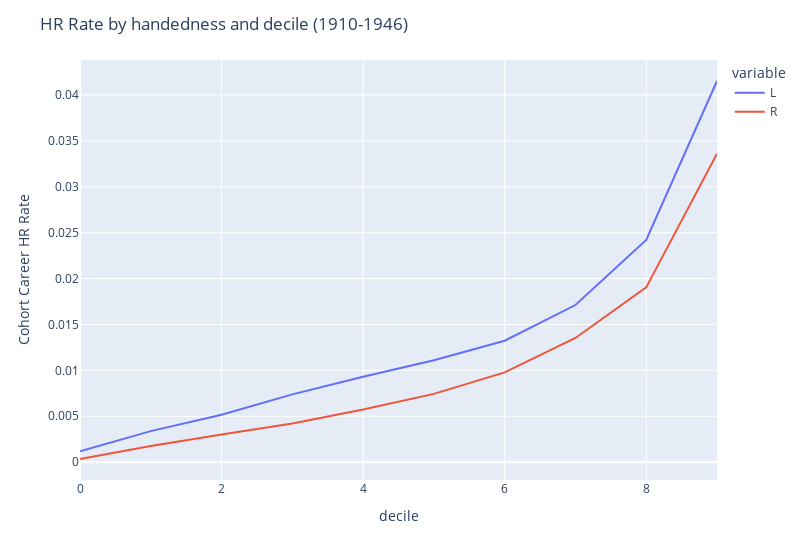
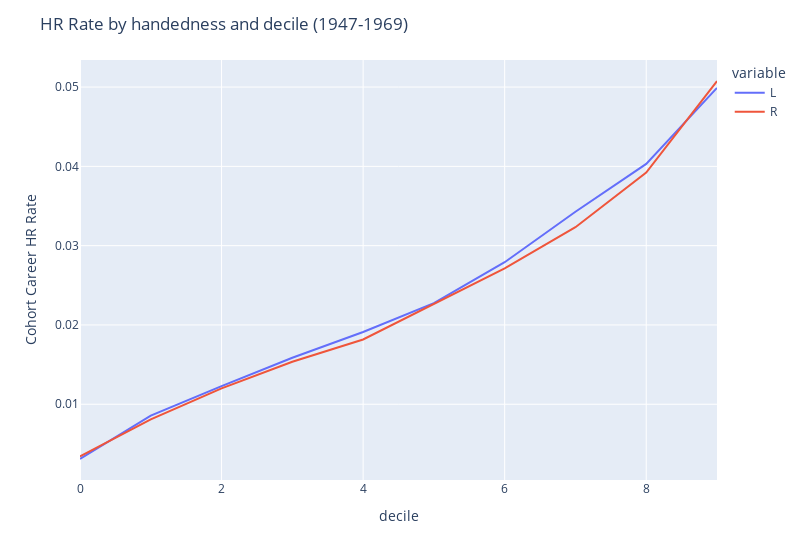
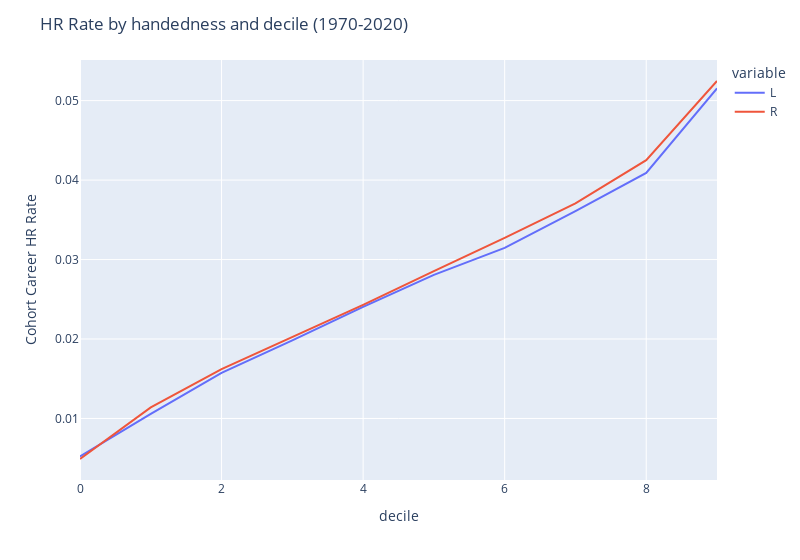

Notebook code cell kept with these figures, in order:
### Code cell
for yrs in (range(1910, 1947), range(1947, 1970), range(1970, 2021)):
    comparison = compare_deciles(yrs)
    fig = px.line(comparison, labels={'value': f'Cohort Career HR Rate', 'index': 'decile'})
    fig.update_layout(width=800, title=f"HR Rate by handedness and decile ({yrs.start}-{yrs.stop-1})")
    fig.write_image(f'output/hr_rates_by_cohort_{yrs.start}-{yrs.stop-1}.png')
    fig.show()

### Figure 1 — Plotly figure (JSON) as saved in the notebook; plotly's stock layout.template omitted (floating-point values rounded to 4 significant figures)
{"data": [{"hovertemplate": "variable=L<br>decile=%{x}<br>Cohort Career HR Rate=%{y}<extra></extra>", "legendgroup": "L", "line": {"color": "#636efa", "dash": "solid"}, "mode": "lines", "name": "L", "orientation": "v", "showlegend": true, "type": "scatter", "x": [0, 1, 2, 3, 4, 5, 6, 7, 8, 9], "xaxis": "x", "y": [0.001186, 0.003381, 0.005173, 0.007385, 0.009303, 0.0111, 0.01323, 0.01712, 0.02422, 0.04153], "yaxis": "y"}, {"hovertemplate": "variable=R<br>decile=%{x}<br>Cohort Career HR Rate=%{y}<extra></extra>", "legendgroup": "R", "line": {"color": "#EF553B", "dash": "solid"}, "mode": "lines", "name": "R", "orientation": "v", "showlegend": true, "type": "scatter", "x": [0, 1, 2, 3, 4, 5, 6, 7, 8, 9], "xaxis": "x", "y": [0.0003447, 0.001755, 0.003006, 0.004214, 0.005735, 0.007442, 0.009776, 0.01353, 0.01905, 0.03361], "yaxis": "y"}], "layout": {"legend": {"title": {"text": "variable"}, "tracegroupgap": 0}, "margin": {"t": 60}, "title": {"text": "HR Rate by handedness and decile (1910-1946)"}, "width": 800, "xaxis": {"anchor": "y", "domain": [0, 1], "title": {"text": "decile"}}, "yaxis": {"anchor": "x", "domain": [0, 1], "title": {"text": "Cohort Career HR Rate"}}}}

### Figure 2 — Plotly figure (JSON) as saved in the notebook; plotly's stock layout.template omitted (floating-point values rounded to 4 significant figures)
{"data": [{"hovertemplate": "variable=L<br>decile=%{x}<br>Cohort Career HR Rate=%{y}<extra></extra>", "legendgroup": "L", "line": {"color": "#636efa", "dash": "solid"}, "mode": "lines", "name": "L", "orientation": "v", "showlegend": true, "type": "scatter", "x": [0, 1, 2, 3, 4, 5, 6, 7, 8, 9], "xaxis": "x", "y": [0.003097, 0.00857, 0.01228, 0.01587, 0.01911, 0.02274, 0.02791, 0.03428, 0.0403, 0.04989], "yaxis": "y"}, {"hovertemplate": "variable=R<br>decile=%{x}<br>Cohort Career HR Rate=%{y}<extra></extra>", "legendgroup": "R", "line": {"color": "#EF553B", "dash": "solid"}, "mode": "lines", "name": "R", "orientation": "v", "showlegend": true, "type": "scatter", "x": [0, 1, 2, 3, 4, 5, 6, 7, 8, 9], "xaxis": "x", "y": [0.003415, 0.008097, 0.012, 0.01536, 0.01817, 0.02262, 0.02715, 0.03232, 0.03922, 0.05076], "yaxis": "y"}], "layout": {"legend": {"title": {"text": "variable"}, "tracegroupgap": 0}, "margin": {"t": 60}, "title": {"text": "HR Rate by handedness and decile (1947-1969)"}, "width": 800, "xaxis": {"anchor": "y", "domain": [0, 1], "title": {"text": "decile"}}, "yaxis": {"anchor": "x", "domain": [0, 1], "title": {"text": "Cohort Career HR Rate"}}}}

### Figure 3 — Plotly figure (JSON) as saved in the notebook; plotly's stock layout.template omitted (floating-point values rounded to 4 significant figures)
{"data": [{"hovertemplate": "variable=L<br>decile=%{x}<br>Cohort Career HR Rate=%{y}<extra></extra>", "legendgroup": "L", "line": {"color": "#636efa", "dash": "solid"}, "mode": "lines", "name": "L", "orientation": "v", "showlegend": true, "type": "scatter", "x": [0, 1, 2, 3, 4, 5, 6, 7, 8, 9], "xaxis": "x", "y": [0.005219, 0.01057, 0.01574, 0.01982, 0.02406, 0.02806, 0.03147, 0.03608, 0.0409, 0.05154], "yaxis": "y"}, {"hovertemplate": "variable=R<br>decile=%{x}<br>Cohort Career HR Rate=%{y}<extra></extra>", "legendgroup": "R", "line": {"color": "#EF553B", "dash": "solid"}, "mode": "lines", "name": "R", "orientation": "v", "showlegend": true, "type": "scatter", "x": [0, 1, 2, 3, 4, 5, 6, 7, 8, 9], "xaxis": "x", "y": [0.004901, 0.01139, 0.01621, 0.02022, 0.0243, 0.02853, 0.03274, 0.03708, 0.04251, 0.05247], "yaxis": "y"}], "layout": {"legend": {"title": {"text": "variable"}, "tracegroupgap": 0}, "margin": {"t": 60}, "title": {"text": "HR Rate by handedness and decile (1970-2020)"}, "width": 800, "xaxis": {"anchor": "y", "domain": [0, 1], "title": {"text": "decile"}}, "yaxis": {"anchor": "x", "domain": [0, 1], "title": {"text": "Cohort Career HR Rate"}}}}
